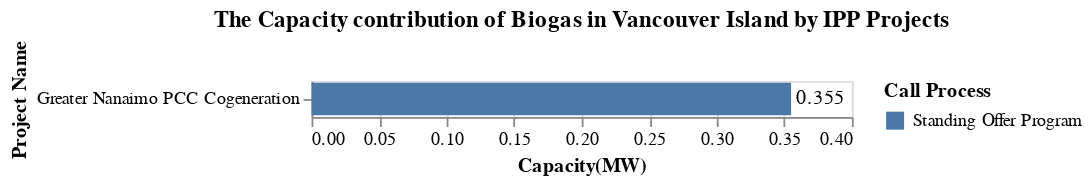

Notebook cell for this chart:
### Code cell
title = alt.TitleParams('The Capacity contribution of Biogas in Vancouver Island by IPP Projects')

capacity_IPP = alt.Chart(data_VI, title = title).mark_bar().encode(
                    alt.Y('Project_name', title='Project Name',sort='x'),
                    alt.X('sum(Capacity(MW))', title='Capacity(MW)'),
                    alt.Color('Call_process', title = 'Call Process')).properties( width=300)
cap_VI_Loc_chart = capacity_IPP + capacity_IPP.mark_text(
    color = 'black', align='left', dx = 3).encode(text='sum(Capacity(MW))',color=alt.value('black'))
cap_VI_Loc_chart

### Figure 1 — Vega-Lite specification as saved in the notebook (floating-point values rounded to 4 significant figures)
{"config": {"view": {"continuousWidth": 300, "continuousHeight": 300}}, "layer": [{"mark": {"type": "bar"}, "encoding": {"color": {"field": "Call_process", "title": "Call Process", "type": "nominal"}, "x": {"aggregate": "sum", "field": "Capacity(MW)", "title": "Capacity(MW)", "type": "quantitative"}, "y": {"field": "Project_name", "sort": "x", "title": "Project Name", "type": "nominal"}}, "title": {"text": "The Capacity contribution of Biogas in Vancouver Island by IPP Projects"}}, {"mark": {"type": "text", "align": "left", "color": "black", "dx": 3}, "encoding": {"color": {"value": "black"}, "text": {"aggregate": "sum", "field": "Capacity(MW)", "type": "quantitative"}, "x": {"aggregate": "sum", "field": "Capacity(MW)", "title": "Capacity(MW)", "type": "quantitative"}, "y": {"field": "Project_name", "sort": "x", "title": "Project Name", "type": "nominal"}}, "title": {"text": "The Capacity contribution of Biogas in Vancouver Island by IPP Projects"}}], "data": {"name": "data-6f615b5ffc87925e1f8d49684139a3a6"}, "width": 300, "$schema": "https://vega.github.io/schema/vega-lite/v5.20.1.json", "datasets": {"data-6f615b5ffc87925e1f8d49684139a3a6": [{"Sub_region": "Vancouver Island", "Project_name": "Greater Nanaimo PCC Cogeneration", "IPP_seller": "Regional District of Nanaimo", "Location": "Nanaimo", "Type": "Biogas", "Year": "2010", "Call_process": "Standing Offer Program", "Capacity(MW)": 0.355, "Energy(GWh/yr)": 2.0, "Region": "Vancouver Island"}]}}
